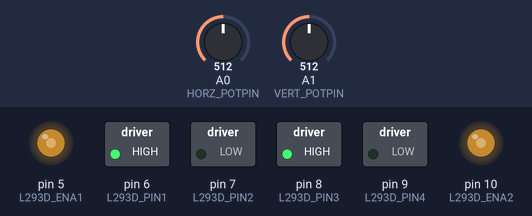
This sketch was run on a simulated Arduino Uno, built with avr-gcc and run on an emulated ATmega328P. Shown: switched loads named in the sketch (green lamp = pin HIGH), output pins drawn as LEDs (lit = HIGH). Inputs (shaded band) come from the test bench; at power-on: A0 (HORZ_POTPIN) = 512, A1 (VERT_POTPIN) = 512.

Above: at 1.2 s.
1.3 s: A0 (HORZ_POTPIN) set to 716
At 1.7 s:
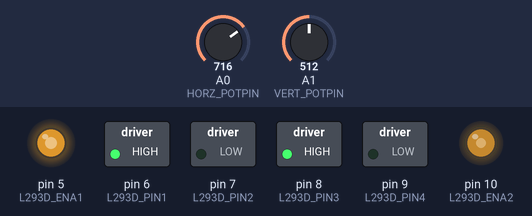
2.8 s: A1 (VERT_POTPIN) set to 716
At 4.0 s:
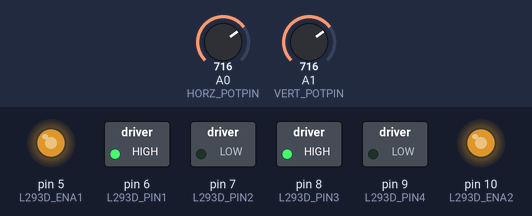
4.3 s: A0 (HORZ_POTPIN) set to 900
At 5.2 s:
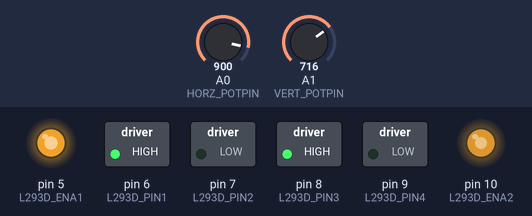
5.8 s: A1 (VERT_POTPIN) set to 900
At 6.3 s:
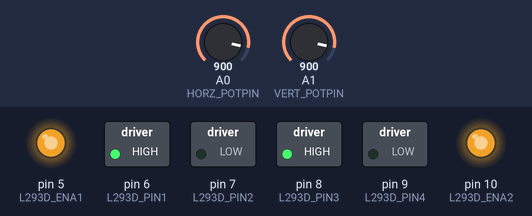
7.3 s: A0 (HORZ_POTPIN) set to 511
At 8.5 s:
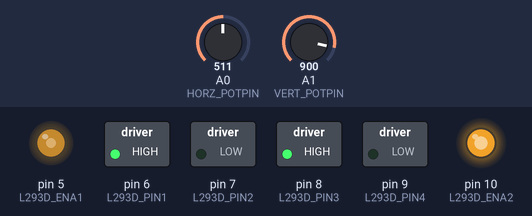
8.8 s: A1 (VERT_POTPIN) set to 122
At 9.8 s:
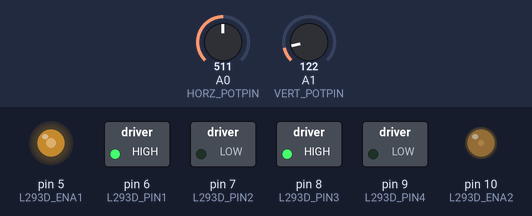
Timing chart, 0 to 11.3 s (numbered marks = the images above; inputs shaded):
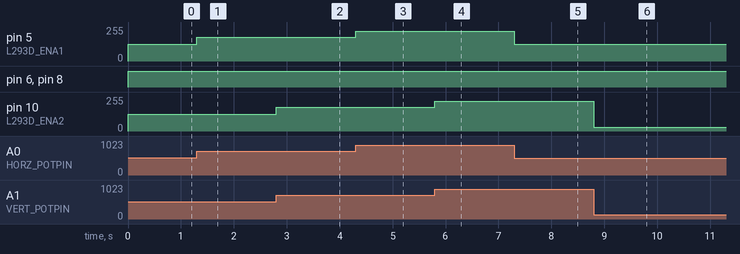

Measured:
- after the input at 1.3 s, pin 5 (L293D_ENA1): 127/255 → 178/255 at once
- after the input at 2.8 s, pin 10 (L293D_ENA2): 127/255 → 178/255 at once
- after the input at 4.3 s, pin 5 (L293D_ENA1): 178/255 → 224/255 at once
- after the input at 5.8 s, pin 10 (L293D_ENA2): 178/255 → 224/255 at once
- after the input at 7.3 s, pin 5 (L293D_ENA1): 224/255 → 127/255 at once
- after the input at 8.8 s, pin 10 (L293D_ENA2): 224/255 → 30/255 at once

The sketch:

L293D_SpeedMotorControl_+Potentiometer.ino
```cpp
int HORZ_POTPIN	= A0;
int VERT_POTPIN	= A1;

int L293D_ENA1	= 5;
int L293D_PIN1	= 6;
int L293D_PIN2	= 7;

int L293D_ENA2	= 10;
int L293D_PIN3	= 8;
int L293D_PIN4	= 9;

void setup() {
    pinMode(L293D_ENA1, OUTPUT);
    pinMode(L293D_ENA2, OUTPUT);

    pinMode(L293D_PIN1, OUTPUT);
    pinMode(L293D_PIN2, OUTPUT);
    pinMode(L293D_PIN3, OUTPUT);
    pinMode(L293D_PIN4, OUTPUT);
}

void loop() {
	float horzValue =  map(analogRead(HORZ_POTPIN), 0, 1023, 0, 255);
	float vertValue =  map(analogRead(VERT_POTPIN), 0, 1023, 0, 255);

    analogWrite(L293D_ENA1, horzValue);
    digitalWrite(L293D_PIN1, HIGH);
    digitalWrite(L293D_PIN2, LOW);

    analogWrite(L293D_ENA2, vertValue);
    digitalWrite(L293D_PIN3, HIGH);
    digitalWrite(L293D_PIN4, LOW);
}
```
